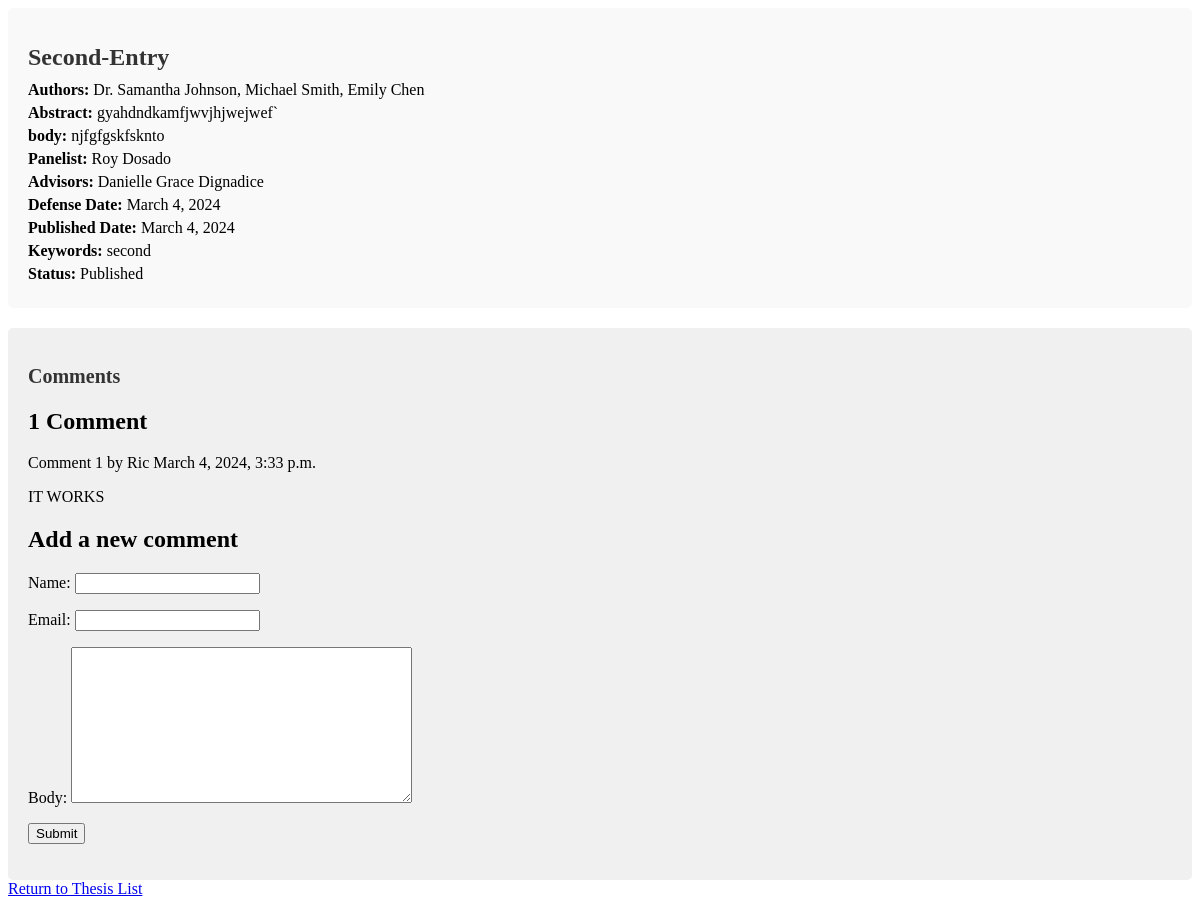
The page /thesis/2024/3/4/second-entry/ on the database its author committed.
### content/models.py (models this page shows, shortened)
class Thesis(models.Model):
    title = models.CharField(max_length=255)
    slug = models.SlugField(max_length=255, unique=True, blank=True
                            ,unique_for_date = "published_date")
    authors = models.CharField(max_length=100)
    abstract = models.TextField()
    body = models.TextField()
    panelist = models.CharField(max_length=100)
    advisors = models.CharField(max_length=255)
    department = models.CharField(max_length=100)
    defense_date = models.DateField()
    published_date = models.DateField(default=timezone.now)
    keywords = models.CharField(max_length=255)
    status = models.CharField(
        max_length=2,
        choices=[
            ("RJ", "Rejected"),
            ("PB", "Published"),
            ("UR", "Under Review"),
        ],
        default="UR"
    )
    class Meta:
        ordering = ['-published_date']
        indexes = [
            models.Index(fields=['-published_date'])
        ]

class Comment(models.Model):
    post = models.ForeignKey(Thesis,
                             on_delete=models.CASCADE,
                             related_name='comments')
    name = models.CharField(max_length=80)
    email=models.EmailField()
    body=models.TextField()
    created=models.DateTimeField(auto_now_add=True)
    updated=models.DateTimeField(auto_now=True)
    active=models.BooleanField(default=True)
    class Meta:
        ordering =['created']
        indexes = [
            models.Index(fields=['created'])
        ]

### content/views.py (the view)
# urls.py: path('<int:year>/<int:month>/<int:day>/<slug:thesis>/',views.thesis_details,name = "thesis_details"),
def thesis_details(request, year, month, day, thesis):
    thesis = get_object_or_404(Thesis,slug=thesis,published_date__year = year, published_date__month = month, published_date__day = day)
    comments = thesis.comments.filter(active=True)
    form = CommentForm()
    return render(request,"inner_working/thesis_details.html", {"thesis":thesis,'comments':comments, 'form':form})

### content/forms.py
class CommentForm(ModelForm):
    class Meta:
        model = Comment
        fields = ['name','email','body']

### content/templates/inner_working/thesis_details.html (shortened to what this page needs)
{% extends 'base.html' %}
{% block content %}
<div class="thesis-detail">
    <h1 class="thesis-title">{{ thesis.title }}</h1>
    <div class="thesis-info">
        <p class="author"><strong>Authors:</strong> {{ thesis.authors }}</p>
        <p class="abstract"><strong>Abstract:</strong> {{ thesis.abstract }}</p>
        <p class="body"><strong>body:</strong> {{ thesis.body }}</p>
        <p class="panelist"><strong>Panelist:</strong> {{ thesis.panelist }}</p>
        <p class="advisor"><strong>Advisors:</strong> {{ thesis.advisors }}</p>
        <p class="defense-date"><strong>Defense Date:</strong> {{ thesis.defense_date }}</p>
        <p class="published-date"><strong>Published Date:</strong> {{ thesis.published_date }}</p>
        <p class="keywords"><strong>Keywords:</strong> {{ thesis.keywords }}</p>
        <p class="status"><strong>Status:</strong> {{ thesis.get_status_display }}</p>
    </div>
</div>
<div class="comment-section">
    <h2 class="comment-heading">Comments</h2>
    <div class="comments">
        {% with comments.count as total_comments%}
            <h2> {{total_comments}} Comment{{total_comments|pluralize}}</h2>
        {%endwith%}
        {%for comment in comments%}
            <div class="comment_sec">
                <p class="info">
                    Comment {{forloop.counter}} by {{comment.name}}
                    {{comment.created}}
                </p>
                {{comment.body|linebreaks}}
            </div>
            {%empty%}
                <p>There are no comments.</p>
        {%endfor%}
        {%include "inner_working/comment_form.html"%}
    </div>
</div>
<div class="return">
    <a href="/thesis">Return to Thesis List</a>
</div>
{% endblock %}

### content/static/css/style_details.css (style rules this page uses)
.thesis-detail { background-color: #f9f9f9; padding: 20px; margin-bottom: 20px; border-radius: 5px; }
.thesis-title { color: #333; font-size: 24px; margin-bottom: 10px; }
.thesis-info p { margin: 5px 0; }
.comment-section { background-color: #f0f0f0; padding: 20px; border-radius: 5px; }
.comment-heading { color: #333; font-size: 20px; margin-bottom: 10px; }

### rows shown on the page
Thesis: title "Second-Entry", authors "Dr. Samantha Johnson, Michael Smith, Emily Chen", abstract "gyahdndkamfjwvjhjwejwef`", body "njfgfgskfsknto", panelist "Roy Dosado", advisors "Danielle Grace Dignadice", defense_date "March 4, 2024", published_date "March 4, 2024", keywords "second", status "Published"
Comment: name "Ric", created "March 4, 2024, 3:33 p.m.", body "IT WORKS"

### other values the page prints
{{ total_comments }} "1"
